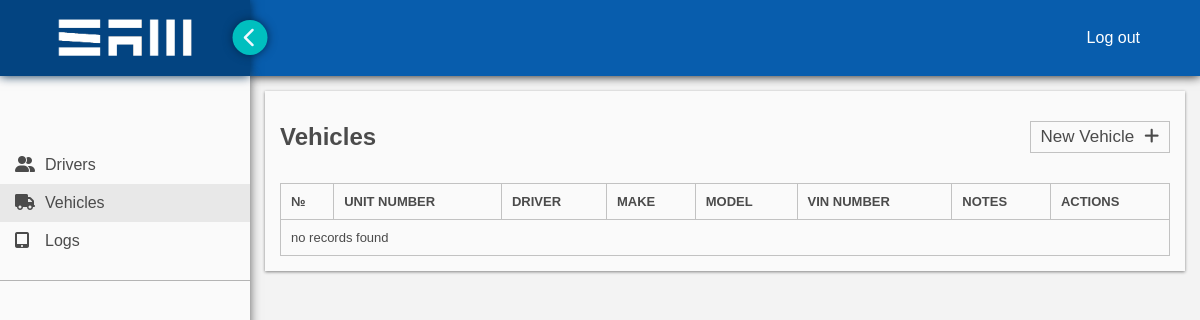
Page /vehicles/ on the earlier database version.
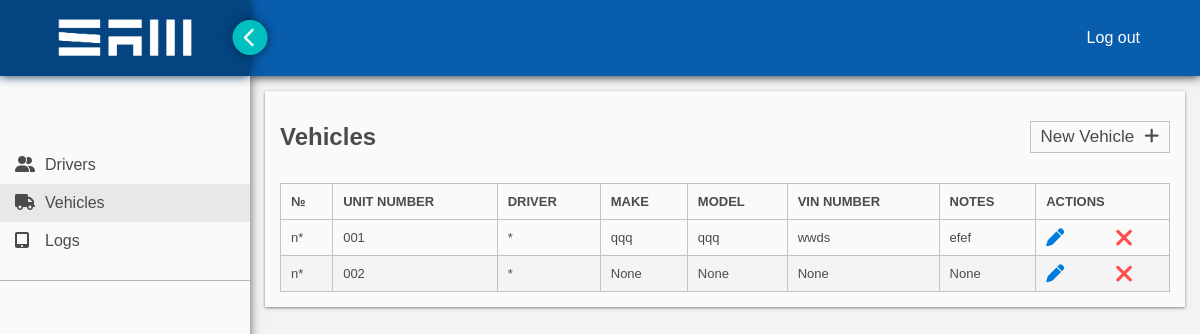
Same page on the later database version.
### sameld/models.py (models this page shows, shortened)
class Vehicle(models.Model):
    unit_number = models.CharField(max_length=10, unique=True)
    make = models.CharField(max_length=15, blank=True, null=True)
    model = models.CharField(max_length=20, blank=True, null=True)
    year = models.CharField(max_length=2, choices=YEARS, default='22')
    license_state = models.CharField(max_length=2, choices=STATES, default='NY')
    license_number = models.CharField(max_length=20, null=True)
    vin_number = models.CharField(max_length=20, blank=True, null=True)
    fuel_type = models.CharField(max_length=2, choices=FUEL_TYPE, default='di')
    eld_device = models.CharField(max_length=16, blank=True, null=True)
    notes = models.CharField(max_length=255, blank=True, null=True)
    is_active = models.BooleanField(default=1)

### sameld/views.py (the view)
# urls.py: path('vehicles/', views.vehicles, name = 'vehicles'),
def vehicles(request):
    query = Vehicle.objects.all()
    context = {
        'vehicles': query,
        'category': 'vehicles'
    }
    return render(request, 'vehicles.html', context)

### sameld/templates/vehicles.html
{% extends 'main.html' %}{% load static %} {% block content %}
<link rel="stylesheet" href="{% static 'styles/vehicles.css' %}" />
<div class="container">
  <div class="row">
    <h2>Vehicles</h2>
    <a href="{% url 'new-vehicle'%}">New Vehicle<i class="fa-solid fa-plus"></i></a>
  </div>
  <table>
    <thead>
      <tr>
        <td>№</td>
        <td>unit number</td>
        <td>driver</td>
        <td>make</td>
        <td>model</td>
        <td>vin number</td>
        <td>notes</td>
        <td>actions</td>
      </tr>
    </thead>
    <tbody>
      {% if vehicles %} {% for vehicle in vehicles %}
      <tr>
        <td>n*</td>
        <td>{{vehicle.unit_number}}</td>
        <td>*</td>
        <td>{{vehicle.make}}</td>
        <td>{{vehicle.model}}</td>
        <td>{{vehicle.vin_number}}</td>
        <td>{{vehicle.notes}}</td>
        <td>
          <a href="{% url 'edit-vehicle' vehicle.id %}">
            <abbr title="Edit">
              <i class="fa-solid fa-pen"></i>
            </abbr>
          </a>
          <a href="">
            <abbr title="Deactivate">
              <i class="fa-solid fa-xmark"></i>
            </abbr>
          </a>
        </td>
      </tr>
      {% endfor %} {% else %}
      <tr>
        <td colspan="12">no records found</td>
      </tr>
      {% endif %}
    </tbody>
  </table>
</div>
{% endblock %}

Differences in the rows shown:
added Vehicle: unit_number "001", make "qqq", model "qqq", vin_number "wwds", notes "efef"
added Vehicle: unit_number "002", make "None", model "None", vin_number "None", notes "None"
Other differences:
text no longer shown: "no records found"
